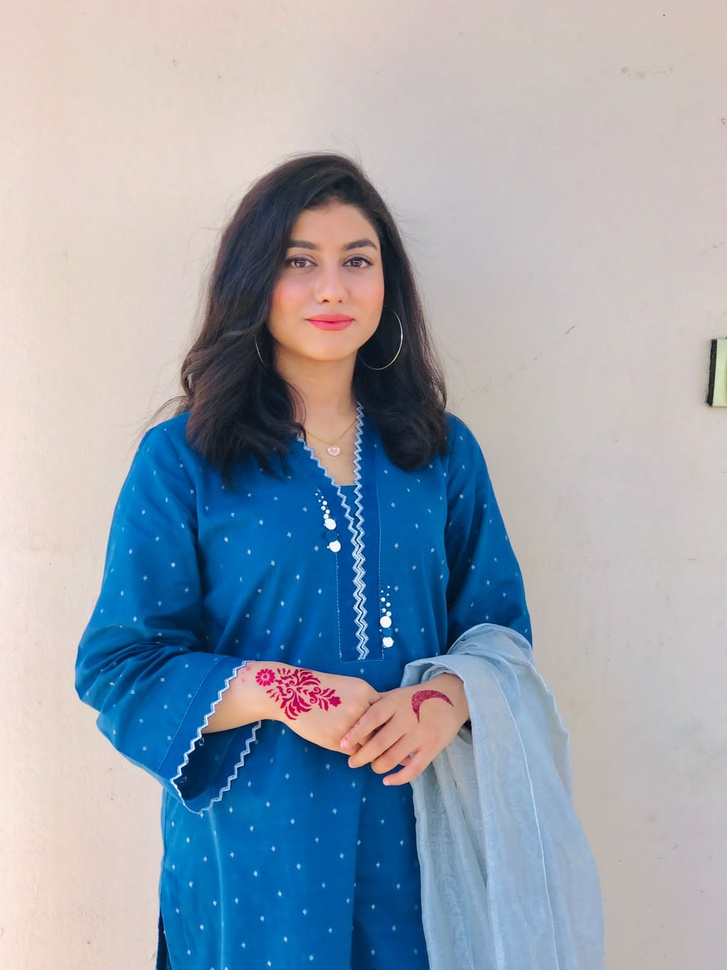
%> input picture WhatsApp Image 2024-03-16 at 2.15.45 PM.jpeg, 727 x 970 px, shrunk from 1200 x 1600 before the run
$ octave --eval "edges1('WhatsApp Image 2024-03-16 at 2.15.45 PM.jpeg');"   (GNU Octave 9; MATLAB toolbox functions it lacks are replaced by stand-ins)
%> lines starting %> are read from the running program, lines starting %| are printed output that depends on the picture
function edges1(filename)

myFilter7 = [-1 -1 -1; -1 8 -1; -1 -1 -1];
myOrigImage = rgb2gray(imread(filename));
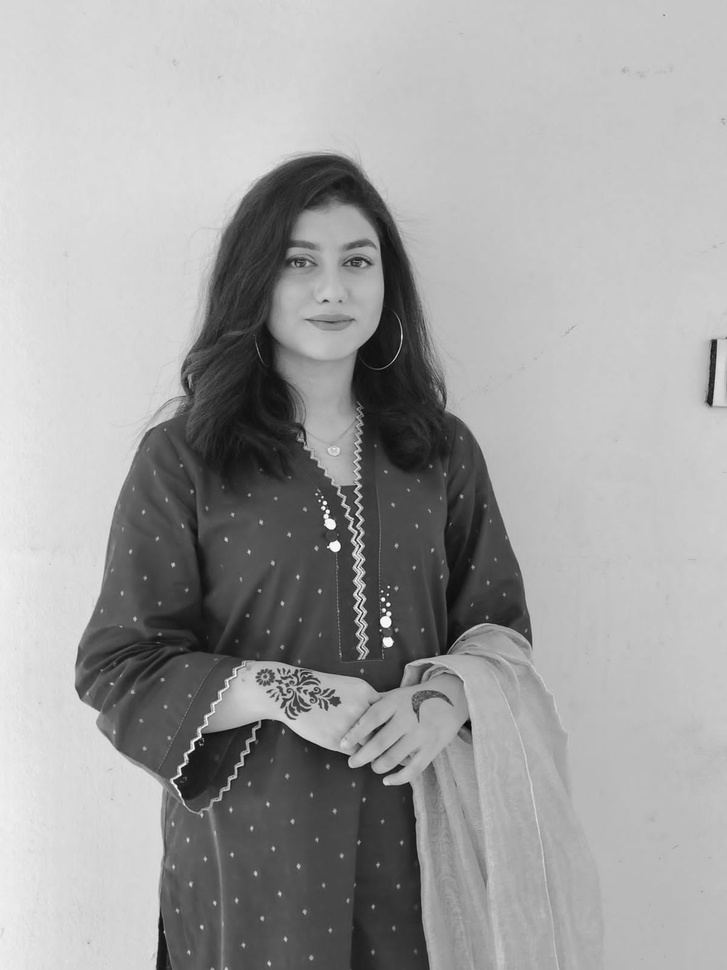
%> myOrigImage: size 970x727 uint8; min 3, max 253, mean 160.9
figure; imshow(myOrigImage);
myFilteredImage7 = imfilter(myOrigImage,myFilter7);
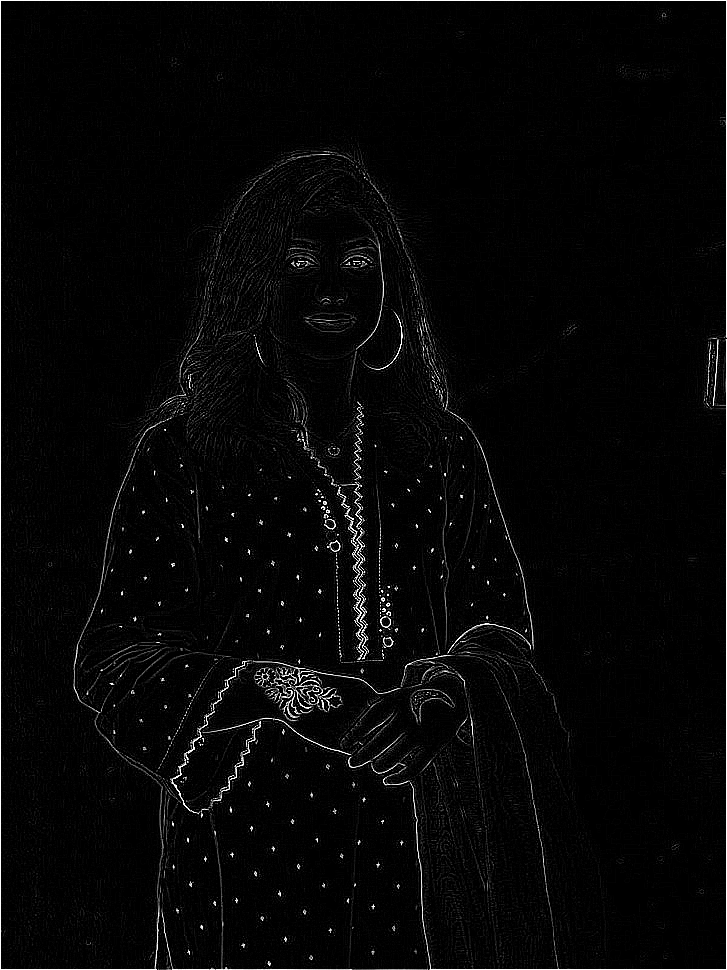
%> myFilteredImage7: size 970x727 uint8; min 0, max 255, mean 6.8
figure; imshow(myFilteredImage7,[]);
